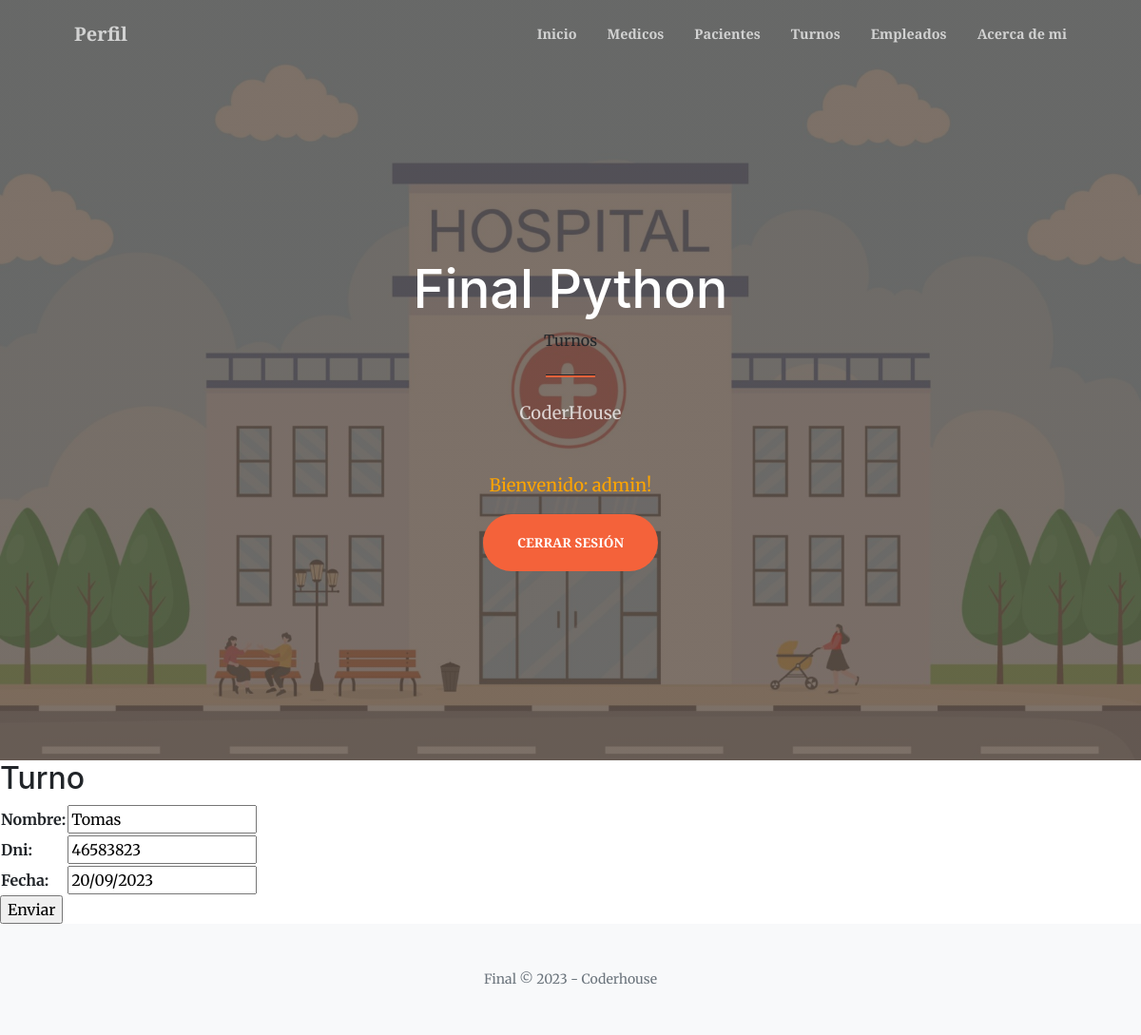
Screenshot of /update_turno/1/ (signed in) with the database file from the repository.
### aplicacion/models.py (models this page shows, shortened)
class Turno(models.Model):
    nombre = models.CharField(max_length=50, blank=False)
    dni = models.IntegerField(blank=False)
    fecha = models.DateField(blank=False)

### aplicacion/views.py (the view)
# urls.py: path('update_turno/<int:pk>/', TurnoUpdate.as_view(), name="update_turno"),
class TurnoUpdate(LoginRequiredMixin, UpdateView):
    model = Turno
    fields = ['nombre' , 'dni' , 'fecha']
    success_url = reverse_lazy('turnos')

### aplicacion/templates/aplicacion/turno_form.html (shortened to what this page needs)
{% extends 'aplicacion/base.html' %}
{% load static %}
{% block titulo %}
    Turnos
{% endblock titulo %}
{% block contenido %}
    <h2> Turno </h2>
    <form action="" method="post">
       <table>
          {{ form.as_table }}
       </table>
       <input type="submit" value="Enviar">
    </form>
    {% endblock contenido %}

### aplicacion/templates/aplicacion/base.html (shortened to what this page needs)
<!DOCTYPE html>
<html lang="en">
    <head>
        {%load static %}
        <link href="https://cdn.jsdelivr.net/npm/bootstrap-icons@1.5.0/font/bootstrap-icons.css" rel="stylesheet" />
        <link href="https://cdn.jsdelivr.net/npm/bootstrap@5.2.3/dist/css/bootstrap.min.css" rel="stylesheet" type="text/css" />
        <link href="https://cdnjs.cloudflare.com/ajax/libs/SimpleLightbox/2.1.0/simpleLightbox.min.css" rel="stylesheet" />
        <link href="css/styles.css" rel="stylesheet" />
        <link href="{% static 'aplicacion/css/styles.css' %}" rel="stylesheet" />
        <link rel="stylesheet" href="https://cdnjs.cloudflare.com/ajax/libs/font-awesome/4.7.0/css/font-awesome.min.css">
    </head>
    <body id="page-top">
        <nav class="navbar navbar-expand-lg navbar-light fixed-top py-3" id="mainNav">
            <div class="container px-4 px-lg-5">
                {% if user.is_authenticated %}
                <a class="navbar-brand" href="{% url 'editar_perfil' %}"> Perfil </a>
                {% endif %}
                <div class="collapse navbar-collapse" id="navbarResponsive">
                    <ul class="navbar-nav ms-auto my-2 my-lg-0">
                        {% if user.is_authenticated %}
                        <li class="nav-item"><a class="nav-link" href="{% url 'home' %}"> Inicio </a></li>
                        <li class="nav-item"><a class="nav-link" href="{% url 'medicos' %}">Medicos</a></li>
                        <li class="nav-item"><a class="nav-link" href="{% url 'pacientes' %}">Pacientes</a></li>
                        <li class="nav-item"><a class="nav-link" href="{% url 'turnos' %}">Turnos</a></li>
                        <li class="nav-item"><a class="nav-link" href="{% url 'empleados' %}">Empleados</a></li>
                        <li class="nav-item"><a class="nav-link" href="{% url 'info' %}">  Acerca de mi  </a></li>
                        {% else %}
                        <li class="nav-item"><a class="nav-link" href="{% url 'home' %}"> Inicio </a></li>
                        <li class="nav-item"><a class="nav-link" href="{% url 'info' %}">  Acerca de mi  </a></li>
                        {% endif %}
                    </ul>
                </div>
            </div>
        </nav>
        <header class="masthead">
            <div class="container px-4 px-lg-5 h-100">
                <div class="row gx-4 gx-lg-5 h-100 align-items-center justify-content-center text-center">
                    <div class="col-lg-8 align-self-end">
                        <h1 class="text-white font-weight-bold"> Final Python </h1>
                        {% block titulo %}
                        {% endblock titulo %}
                        <hr class="divider" />
                    </div>
                    <div class="col-lg-8 align-self-baseline">
                        <p class="text-white-75 mb-5"> CoderHouse</p>
                        {% if user.is_authenticated %}
                            <p style="color:orange"> Bienvenido:  {{ user.username }}!</p>
                            <a class="btn btn-primary btn-xl" href="{% url 'logout' %}"> Cerrar sesión </a>
                        {% else %}
                             <a class="btn btn-success" href="{% url 'registro' %}">Registrarse </a>
                            <a class="btn btn-primary btn-xl" href="{% url 'login' %}"> Iniciar sesión </a>
                        {% endif %}
                    </div>
                </div>
            </div>
        </header>
        {% block contenido %}
        {% endblock contenido %}
        <footer class="bg-light py-5">
            <div class="container px-4 px-lg-5"><div class="small text-center text-muted"> Final &copy; 2023 - Coderhouse</div></div>
        </footer>
    </body>
</html>

### rows the page displays
Turno: nombre "Tomas", dni "46583823", fecha "20/09/2023"

### other values shown
{{ user.username }} "admin"
